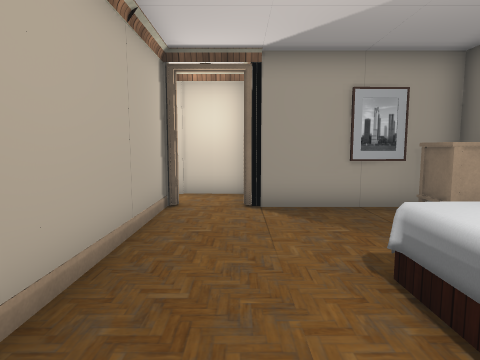
[1] (above)

20 first-person views from a walk through a Unity game level. The camera is 1.5 m above the floor, tilts 6° down and sees 75° across. Doors are open. The floor is counted in squares, 1 m on a side. Each view is taken from the middle of a square. On the plan, view 1 faces up. The plan holds only what a view shows up to about 15 squares ahead; the rest is blank. The place goes on beyond the plan. The player is left out. Some surface patterns are stand-ins.

[2]
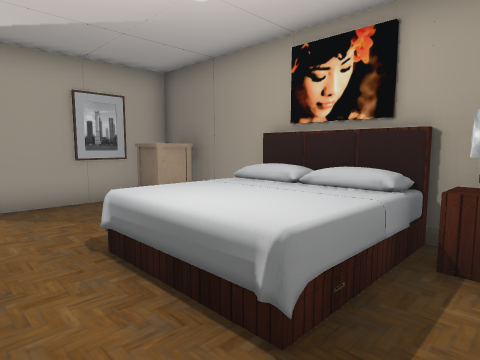

[3]
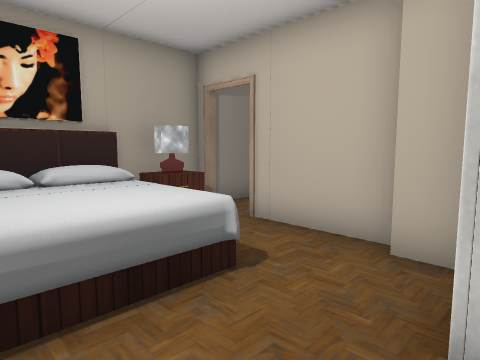

[4]
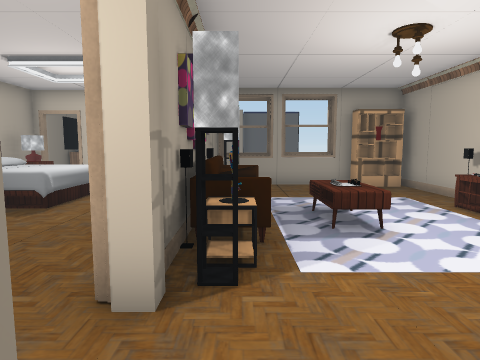

[5]
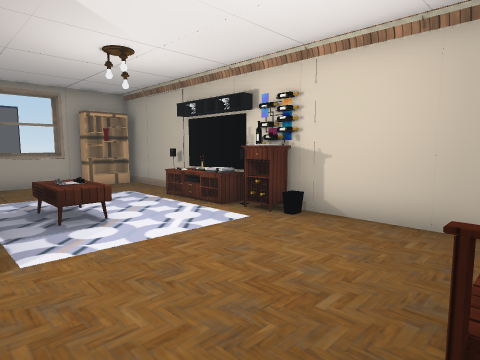

[6]
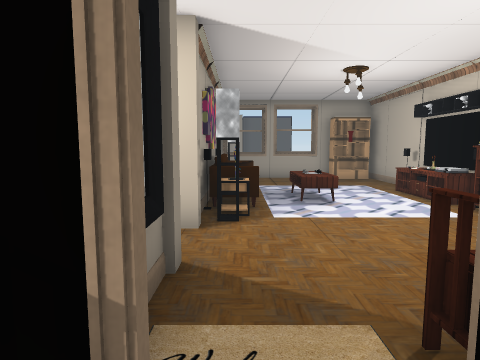

[7]
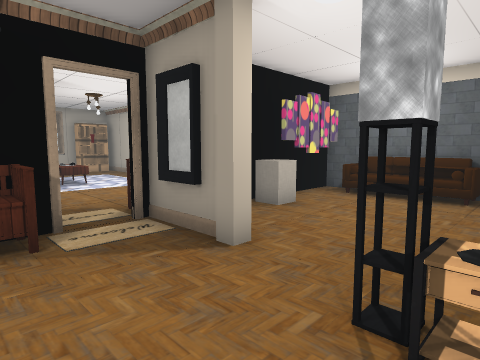

[8]
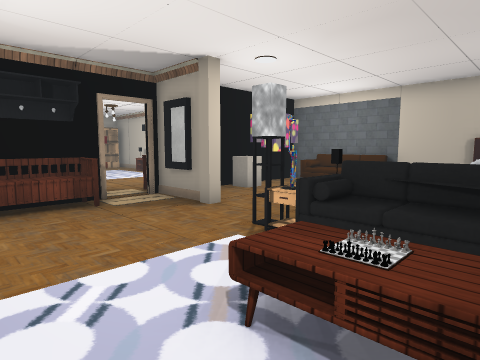

[9]
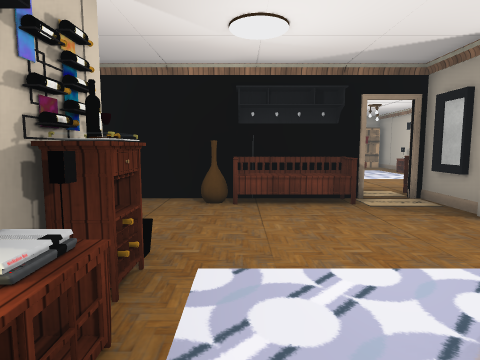

[10]
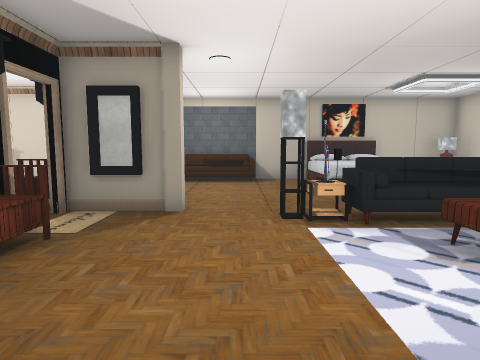

[11]
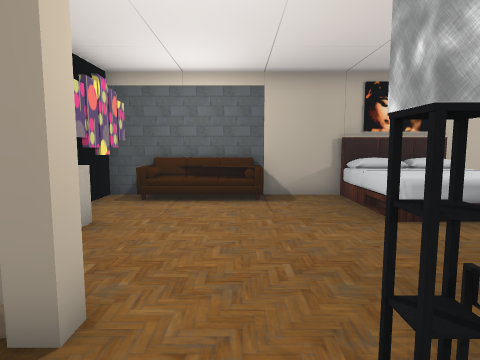

[12]
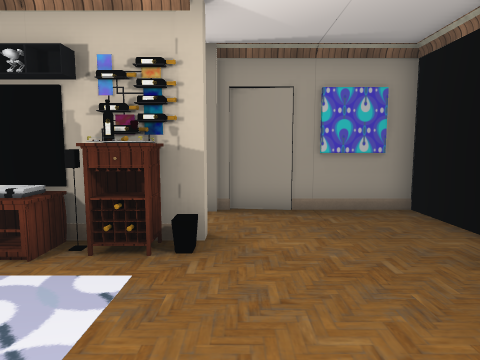

[13]
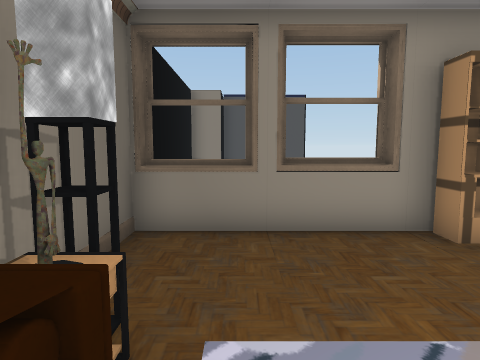

[14]
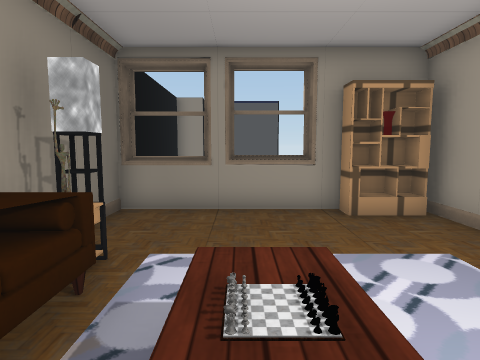

[15]
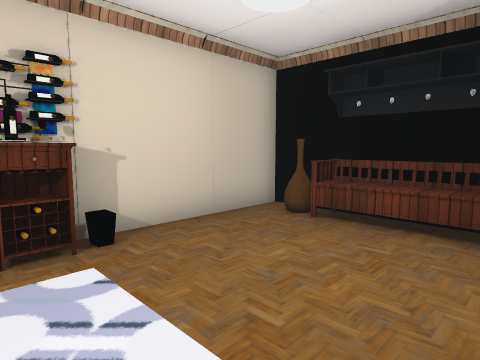

[16]
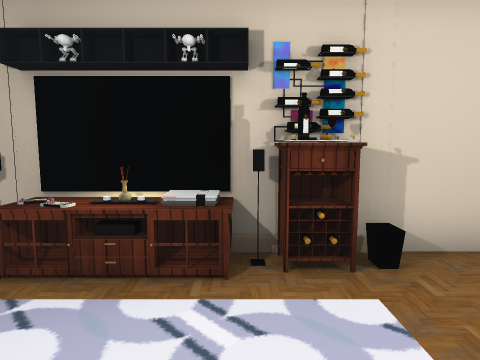

[17]
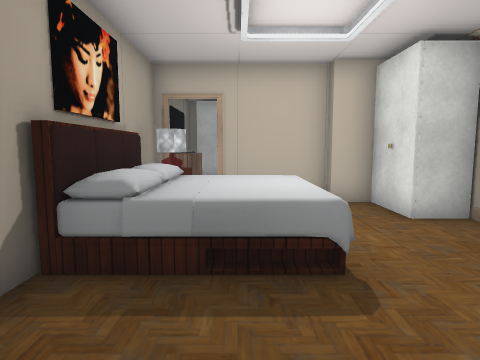

[18]
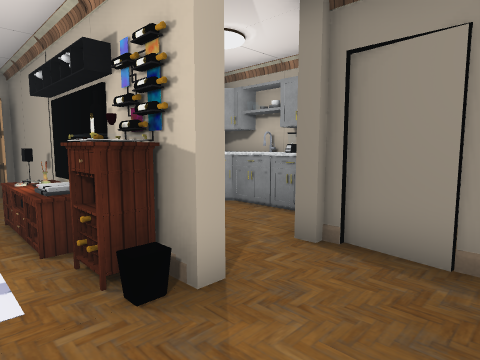

[19]
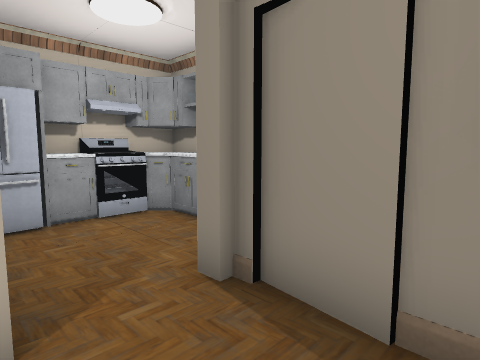

[20]
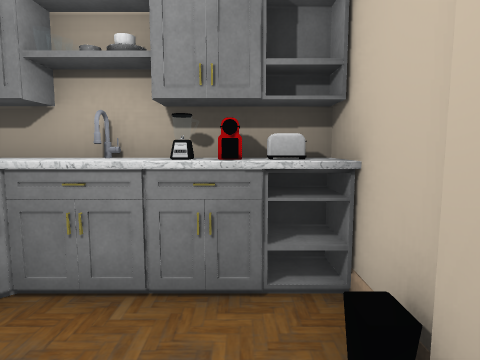

### Floor plan
Points are (right, up) in squares from view 1. A wall is a line through its corners. A room is listed if a view was taken in it or the views show most of it. See-through windows are left out.
Room 1 (views 1, 2, 3, 17)
walls: (-1.9, 3.5) (-1.9, 2.3); (5.4, 3.5) (5.4, 5.5); (-0.6, -1.5) (0.5, -1.5); (0.5, -1.9) (3.6, -1.9); (-1.9, 7.5) (-1.9, 5.4); (5.1, 7.8) (0.1, 7.8)
ways out: open door at (-0.5, 8) to room 2; open door at (4.5, -2)
objects: closet (-1, -1) to (-1, 0); bed (2, 0) to (5, 3); other object (4, -1) to (5, -1); table (4, 0) to (5, 0); other object (4, 6) to (5, 7)
Room 2 (views 4, 5, 13, 14, 15, 16)
walls: (-9.4, 2.6) (-9.4, -0.5); (-9.4, 6.6) (-9.4, 5.5); (-9.2, 6.6) (-8.6, 6.6); (-7.5, -1.5) (-2, -1.5); (-6.7, -1.9) (-4.8, -1.9); (-4.3, -1.9) (-2.1, -1.9) (-2.1, 2.5); (-2.1, 5.5) (-2.1, 7.5); (-3, 7.7) (-2.5, 7.7); (-4.8, 12.8) (-9.4, 12.8) (-9.4, 7.4); (-7.1, -10.8) (-6.1, -10.7); (-3.3, -9.5) (-2.1, -9.5) (-2.1, -3.4); (-4.3, -10.7) (-3.2, -10.7); (0.2, 10) (-1.5, 10)
low walls: (-2.1, 10.5) (-2.1, 11.1)
ways out: open door at (-0.5, 8) to room 1; open door at (-3.5, 13) to room 3
objects: pillar (-10, 8); shelf (-9, -1) to (-7, -1); other object (-9, 3); other object (-9, 4); other object (-9, 5); vase (-8, 12); bench (-7, 12) to (-5, 12); table (-6, 4) to (-5, 5); table (-3, 2) to (-3, 3); sofa (-3, 4) to (-3, 5); table (-3, 6) to (-3, 7); pillar (-2, 8); pillar (-2, 10)
Room 3 (views 6, 7, 8, 9, 10, 11, 12, 18, 19)
walls: (-4, 18.3) (-3.5, 18.3) (-3.5, 17.9) (-4, 17.9); (-2.7, 12.9) (-1.4, 12.9); (-4.4, 12.9) (-3.9, 12.9); (2.9, 18.4) (2.9, 20.1); (3, 19.1) (2.4, 19.1); (0.5, 12.9) (5.4, 12.9) (5.4, 17.6); (5.4, 15.7) (5.6, 17.4); (-11.8, 20.2) (-11.8, 12.9) (-7, 12.9)
ways out: open door at (-3.5, 13) to room 2; opening at (4.5, 18.5) to room 4
objects: painting (-11, 14); sofa (-11, 15) to (-11, 18); bed (-11, 20) to (-8, 22); painting (-8, 14); other object (-7, 14); mirror (-4, 14); pillar (-4, 15) to (-4, 16); table (-4, 19) to (-3, 19); sofa (-4, 20) to (-3, 22); bench (-2, 13) to (0, 14); table (-2, 20) to (-1, 22); vase (1, 14) to (2, 14); other object (2, 19); other object (2, 20); table (2, 21) to (2, 22); pillar (3, 18)
Room 4 (view 20)
walls: (5.8, 17.8) (6.5, 17.8); (7, 20.4) (7, 21.3) (6.5, 21.7); (7.4, 17.8) (8, 17.8) (8, 19); (8, 19.2) (8, 22.5); (8, 16.1) (8, 16.6)
ways out: opening at (4.5, 18.5) to room 3
objects: other object (3, 21); other object (3, 22); other object (4, 22); pillar (5, 18); other object (5, 22); other object (6, 22); other object (7, 19); other object (7, 20)

Where each view was taken, in squares from view 1:
view 1: 0 up, 0 right, facing up
view 2: 1 down, 0 right, facing up-right
view 3: 3 up, 1 left, facing down-right
view 4: 11 up, 3 left, facing down
view 5: 12 up, 3 left, facing down-left
view 6: 14 up, 3 left, facing down
view 7: 19 up, 1 left, facing down-left
view 8: 22 up, 1 right, facing down-left
view 9: 22 up, 1 right, facing down
view 10: 17 up, 3 right, facing left
view 11: 17 up, 2 left, facing left
view 12: 17 up, 2 left, facing right
view 13: 4 up, 4 left, facing down
view 14: 6 up, 5 left, facing down
view 15: 6 up, 4 left, facing up-left
view 16: 6 up, 5 left, facing left
view 17: 7 up, 3 right, facing down
view 18: 15 up, 1 right, facing up-right
view 19: 15 up, 3 right, facing up-right
view 20: 19 up, 4 right, facing right
